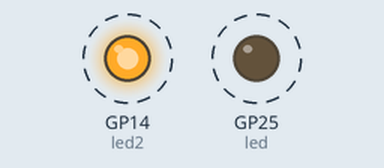
Simulated run of this program. Board: Raspberry Pi Pico running MicroPython. Parts: output pins drawn as LEDs (lit = HIGH). Dashed ring = blinking.

Above: at 0.5 s.
Timing chart, 0 to 4.6 s (numbered marks = the images above):
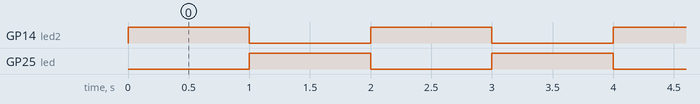

The program:

blink.py
```python
from machine import Pin, Timer
led = Pin(25, Pin.OUT)
led2 = Pin(14, Pin.OUT)
led.value(0)
led2.value(1)
tim = Timer()
def tick(timer):
 global led, led2
 led.toggle()
 led2.toggle()

tim.init(freq=1, mode=Timer.PERIODIC, callback=tick)
```

Measured:
- by itself, GP14 (led2), GP25 (led): alternates HIGH for 1.0 s and LOW for 1.0 s
